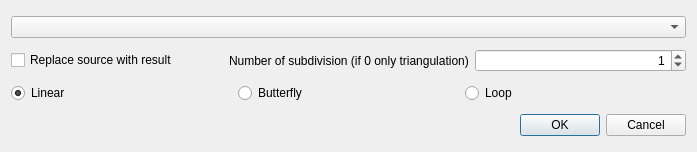
<?xml version="1.0" encoding="UTF-8"?>
<ui version="4.0">
 <class>SubdivideDlg</class>
 <widget class="QDialog" name="SubdivideDlg">
  <property name="geometry">
   <rect>
    <x>0</x>
    <y>0</y>
    <width>697</width>
    <height>152</height>
   </rect>
  </property>
  <property name="windowTitle">
   <string>Mesh subdivision</string>
  </property>
  <layout class="QVBoxLayout" name="verticalLayout">
   <item>
    <widget class="QComboBox" name="selectedObjectCB"/>
   </item>
   <item>
    <layout class="QHBoxLayout" name="horizontalLayout">
     <item>
      <widget class="QCheckBox" name="ReplaceSourceChk">
       <property name="text">
        <string>Replace source with result</string>
       </property>
      </widget>
     </item>
     <item>
      <widget class="QLabel" name="label">
       <property name="text">
        <string>Number of subdivision (if 0 only triangulation)</string>
       </property>
      </widget>
     </item>
     <item>
      <widget class="QSpinBox" name="numSubDivSpn">
       <property name="layoutDirection">
        <enum>Qt::LeftToRight</enum>
       </property>
       <property name="alignment">
        <set>Qt::AlignRight|Qt::AlignTrailing|Qt::AlignVCenter</set>
       </property>
       <property name="value">
        <number>1</number>
       </property>
      </widget>
     </item>
    </layout>
   </item>
   <item>
    <layout class="QHBoxLayout" name="horizontalLayout_2">
     <item>
      <widget class="QRadioButton" name="linearRadio">
       <property name="text">
        <string>Linear</string>
       </property>
       <property name="checked">
        <bool>true</bool>
       </property>
      </widget>
     </item>
     <item>
      <widget class="QRadioButton" name="butterflyRadio">
       <property name="text">
        <string>Butterfly</string>
       </property>
      </widget>
     </item>
     <item>
      <widget class="QRadioButton" name="loopRadio">
       <property name="text">
        <string>Loop</string>
       </property>
      </widget>
     </item>
    </layout>
   </item>
   <item>
    <widget class="QDialogButtonBox" name="buttonBox">
     <property name="orientation">
      <enum>Qt::Horizontal</enum>
     </property>
     <property name="standardButtons">
      <set>QDialogButtonBox::Cancel|QDialogButtonBox::Ok</set>
     </property>
    </widget>
   </item>
  </layout>
 </widget>
 <resources/>
 <connections>
  <connection>
   <sender>buttonBox</sender>
   <signal>accepted()</signal>
   <receiver>SubdivideDlg</receiver>
   <slot>accept()</slot>
   <hints>
    <hint type="sourcelabel">
     <x>248</x>
     <y>254</y>
    </hint>
    <hint type="destinationlabel">
     <x>157</x>
     <y>274</y>
    </hint>
   </hints>
  </connection>
  <connection>
   <sender>buttonBox</sender>
   <signal>rejected()</signal>
   <receiver>SubdivideDlg</receiver>
   <slot>reject()</slot>
   <hints>
    <hint type="sourcelabel">
     <x>316</x>
     <y>260</y>
    </hint>
    <hint type="destinationlabel">
     <x>286</x>
     <y>274</y>
    </hint>
   </hints>
  </connection>
 </connections>
</ui>
